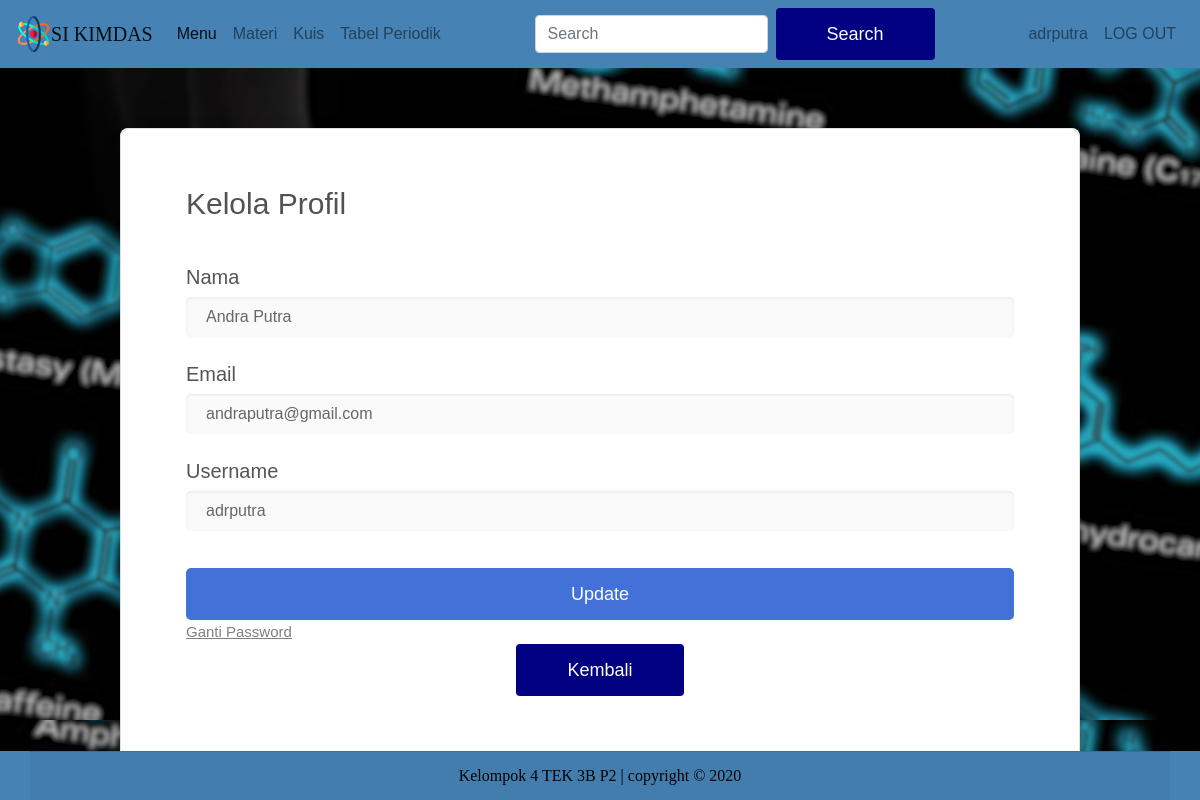
/Kelola_Profil.php (signed in), run on the app's committed database.
### tables this page shows
CREATE TABLE `user` (
  `username` varchar(20) NOT NULL,
  `nama_user` text NOT NULL,
  `email` text NOT NULL,
  `password` varchar(255) NOT NULL
);

### auth.php (called while the page is built, shortened)
<?php
    include 'koneksi.php';
    $username = $_SESSION["user"];
    $query = "SELECT * FROM user WHERE username='$username'";
    $result = mysqli_query($kon,$query);
    $data = mysqli_fetch_assoc($result);
?>

### Kelola_Profil.php (the view, shortened to what this page needs)
<?php
  include 'auth.php';
?>
<!doctype html>
<html lang="en">
<head>
    <link rel="stylesheet" href="https://cdn.jsdelivr.net/npm/bootstrap@4.5.3/dist/css/bootstrap.min.css">
    <link rel="stylesheet" href="https://stackpath.bootstrapcdn.com/font-awesome/4.7.0/css/font-awesome.min.css">
    <link rel="stylesheet" href="https://maxcdn.bootstrapcdn.com/font-awesome/4.5.0/css/font-awesome.min.css" />
</head>
<body background = "assets/img/bg1.png">
  <nav class="navbar navbar-expand-lg navbar-light" style="background-color : #4682B4">
  	<img style="width: 3%; color:white;" src="assets/img/atom.png">
  <a class="navbar-brand" href="#" style="font-family:impact;">SI KIMDAS</a>
  <div class="collapse navbar-collapse" id="navbarTogglerDemo02" style="font-family:arial;">
    <ul class="navbar-nav mr-auto mt-2 mt-lg-0">
      <li class="nav-item active">
        <a class="nav-link" href="Menu.php">Menu<span class="sr-only">(current)</span></a>
      </li>
      <li class="nav-item">
        <a class="nav-link" href="Daftar_Materi.php">Materi</a>
      </li>
      <li class="nav-item">
        <a class="nav-link" href="Daftar_Kuis.php">Kuis</a>
      </li>
      <li class="nav-item">
        <a class="nav-link" href="Tabel_Periodik.php">Tabel Periodik</a>
      </li>
    </ul>
    <form class="form-inline my-2 my-lg-0">
      <input class="form-control mr-sm-2" type="search" placeholder="Search">
      <button class="btn my-2 my-sm-0" type="submit" style="background-color : navy; color : white;">Search</button>
    </form>
      <div class="navbar-nav ml-auto">
        <a class="nav-link" href="Kelola_Profil.php" tabindex="-1" aria-disabled="true"><?php echo $_SESSION['user']?></a>
      </div>
      <div class="navbar-nav">
        <a class="nav-link" href="logout.php" tabindex="-1" aria-disabled="true">LOG OUT</a>
      </div>
  </div>
</nav>
      <div class="content">
        <div class="card card-4">
          <div class="card-body">
            <h2 class="title">Kelola Profil</h2>
            <form method="post">
              <div class="input-group">
                <label class="label">Nama</label>
                <input class="input--style-4" type="text" name="nama" value="<?php echo $data['nama_user'];?>">
              </div>
              <div class="input-group">
                <label class="label">Email</label>
                <input class="input--style-4" type="text" name="email" value="<?php echo $data['email'];?>">
              </div>
              <div class="input-group">
                <label class="label">Username</label>
                <input class="input--style-4" type="text" name="username" value="<?php echo $data['username'];?>">
              </div>
              <div class="p-t-15">
                <input class="btn btn--radius-2 btn--blue" name="update" type="submit" value="Update"></input>
                <a style="font-size: 15px; color:grey; text-decoration-line:underline;" href="Ganti_Password.php">Ganti Password</a>
              </div>
            </form>
            <center><form action="Menu.php"><button class="btn my-2 my-sm-0" type="submit" style="background-color : navy; color : white;font-family:arial;">Kembali</button></form></center>
          </div>
        </div>
      </div>
      <div class="footer text-center text-black" style="font-family:impact;">
        <div class=" card-footer container">
        Kelompok 4 TEK 3B P2 | copyright &copy; 2020
        </div>
      </div>
  </body>
</html>

### Kelola_Profil.php (style rules this page uses)
div.footer { position:fixed; left: 0; bottom: 0; width: 100%; background-color: #4682B4; color: black; text-align: center; }
body, html { height: 100%; margin: 0; font-family: Arial, Helvetica, sans-serif; }
* { box-sizing: border-box; }
.content { background: #fbfbfb; border-radius: 8px; margin-bottom:10%; margin-top:5%; margin-left:10%; margin-right:10%; z-index: -1; }
.card { -webkit-border-radius: 3px; -moz-border-radius: 3px; border-radius: 3px; background: #fff; }
.card-4 { background: #fff; -webkit-border-radius: 10px; -moz-border-radius: 10px; border-radius: 10px; -webkit-box-shadow: 0px 8px 20px 0px rgba(0, 0, 0, 0.15); -moz-box-shadow: 0px 8px 20px 0px rgba(0, 0, 0, 0.15); box-shadow: 0px 8px 20px 0px rgba(0, 0, 0, 0.15); }
.card-4 .card-body { padding: 57px 65px; padding-bottom: 65px; }
.title { font-size: 30px; color: #525252; font-weight: 400; margin-bottom: 40px; }
input { outline: none; margin: 0; border: none; -webkit-box-shadow: none; -moz-box-shadow: none; box-shadow: none; width: 100%; font-size: 14px; font-family: inherit; }
.input-group { position: relative; margin-bottom: 22px; }
.input--style-4 { line-height: 40px; background: #fafafa; -webkit-box-shadow: inset 0px 1px 3px 0px rgba(0, 0, 0, 0.08); -moz-box-shadow: inset 0px 1px 3px 0px rgba(0, 0, 0, 0.08); box-shadow: inset 0px 1px 3px 0px rgba(0, 0, 0, 0.08); -webkit-border-radius: 5px; -moz-border-radius: 5px; border-radius: 5px; padding: 0 20px; font-size: 16px; color: #666; -webkit-transition: all 0.4s ease; -o-transition: all 0.4s ease; -moz-transition: all 0.4s ease; transition: all 0.4s ease; }
.label { font-size: 20px; color: #555; text-transform: capitalize; display: block; margin-bottom: 5px; }
.btn { display: inline-block; line-height: 50px; padding: 0 50px; -webkit-transition: all 0.4s ease; -o-transition: all 0.4s ease; -moz-transition: all 0.4s ease; transition: all 0.4s ease; cursor: pointer; font-size: 18px; color: #fff; font-family: "Poppins", "Arial", "Helvetica Neue", sans-serif; background: #4272d7; }
.p-t-15 { padding-top: 15px; }
.btn--radius-2 { -webkit-border-radius: 5px; -moz-border-radius: 5px; border-radius: 5px; }

### data on the page
user: nama "Andra Putra", email "andraputra@gmail.com", username "adrputra"

### other printed values
$_SESSION['user'] "adrputra"
